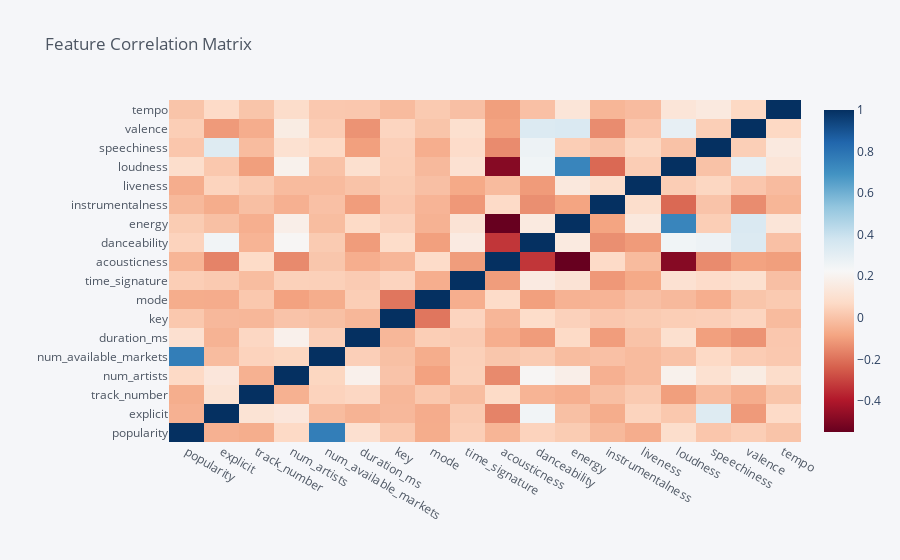

This figure's notebook cell:
### Markdown cell above
Quando existem muitas variáveis que desejamos analisar, uma matriz numérica pode não ser a melhor visualização. 

Por isso, podemos plotar um **_heatmap_** (mapa de calor) para visualizar tais correlações.

Uma visualização interativa pode ser bem útil para isso, pois conseguimos visualizar, para cada célula, as variáveis correlacionadas e o valor da correlação.

### Code cell
df_hits.corr().iplot(kind='heatmap', 
                     colorscale="RdBu", 
                     title="Feature Correlation Matrix")

### Figure 1 — Plotly figure (JSON) as saved in the notebook; plotly's stock layout.template omitted (floating-point values rounded to 4 significant figures; data arrays with more than 128 entries replaced by an {"elided": "..."} marker saying what was removed)
{"data": [{"colorscale": [[0, "rgb(103,0,31)"], [0.1, "rgb(178,24,43)"], [0.2, "rgb(214,96,77)"], [0.3, "rgb(244,165,130)"], [0.4, "rgb(253,219,199)"], [0.5, "rgb(247,247,247)"], [0.6, "rgb(209,229,240)"], [0.7, "rgb(146,197,222)"], [0.8, "rgb(67,147,195)"], [0.9, "rgb(33,102,172)"], [1, "rgb(5,48,97)"]], "type": "heatmap", "x": ["popularity", "explicit", "track_number", "num_artists", "num_available_markets", "duration_ms", "key", "mode", "time_signature", "acousticness", "danceability", "energy", "instrumentalness", "liveness", "loudness", "speechiness", "valence", "tempo"], "y": ["popularity", "explicit", "track_number", "num_artists", "num_available_markets", "duration_ms", "key", "mode", "time_signature", "acousticness", "danceability", "energy", "instrumentalness", "liveness", "loudness", "speechiness", "valence", "tempo"], "z": {"elided": "18x18 float values"}, "zmax": 1, "zmin": -0.5493}], "layout": {"autosize": true, "legend": {"bgcolor": "#F5F6F9", "font": {"color": "#4D5663"}}, "paper_bgcolor": "#F5F6F9", "plot_bgcolor": "#F5F6F9", "title": {"font": {"color": "#4D5663"}, "text": "Feature Correlation Matrix"}, "xaxis": {"autorange": true, "gridcolor": "#E1E5ED", "range": [-0.5, 17.5], "showgrid": true, "tickfont": {"color": "#4D5663"}, "title": {"font": {"color": "#4D5663"}, "text": ""}, "type": "category", "zerolinecolor": "#E1E5ED"}, "yaxis": {"autorange": true, "gridcolor": "#E1E5ED", "range": [-0.5, 17.5], "showgrid": true, "tickfont": {"color": "#4D5663"}, "title": {"font": {"color": "#4D5663"}, "text": ""}, "type": "category", "zerolinecolor": "#E1E5ED"}}}
